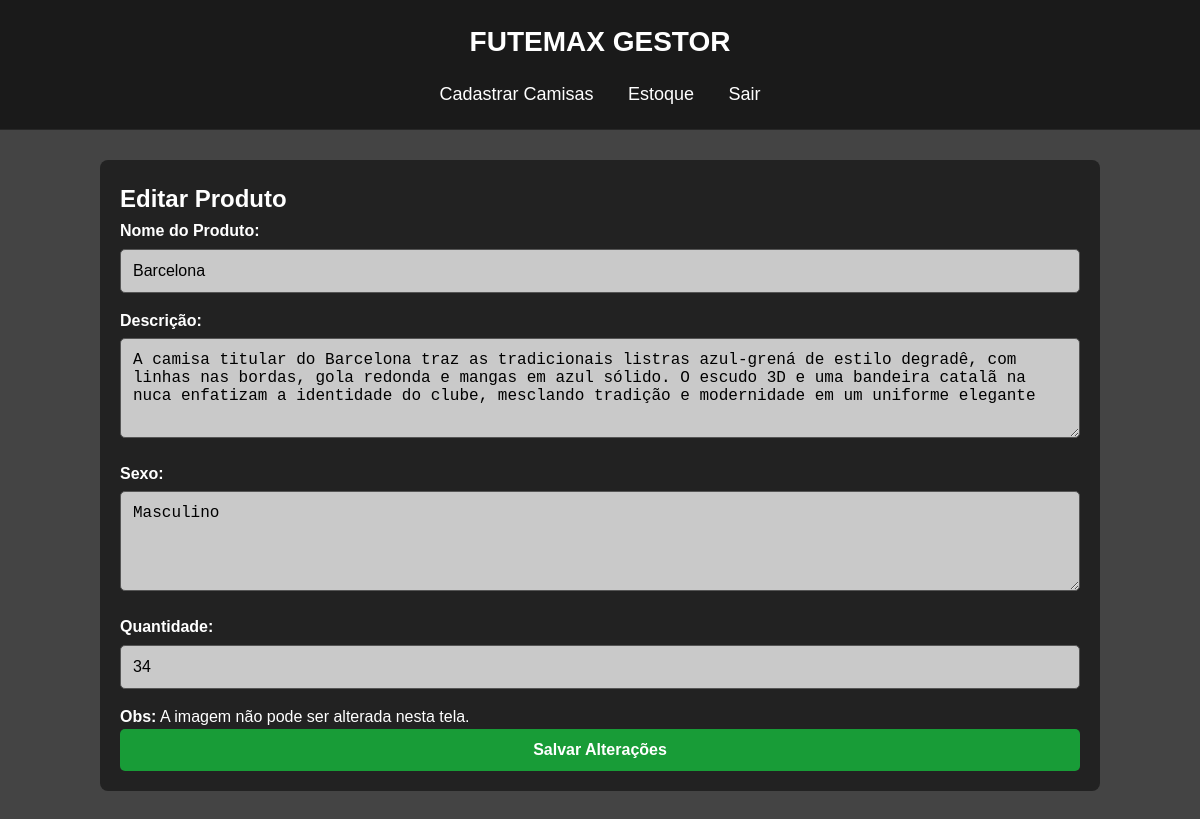
Page /editar.php?id=9 (signed in) on the committed database.
### tables this page shows
CREATE TABLE "produtos" (
	"id"	INTEGER,
	"nome"	TEXT NOT NULL,
	"descricao"	TEXT,
	"sexo"	TEXT,
	"quantidade"	INTEGER,
	"imagem"	TEXT,
	"id_usuario"	INTEGER,
	PRIMARY KEY("id" AUTOINCREMENT),
	FOREIGN KEY("id_usuario") REFERENCES "usuarios"("id")
);

### editar.php (the view, shortened to what this page needs)
<?php
require 'db.php';
$id = $_GET['id'] ?? null;
$stmt = $pdo->prepare("SELECT * FROM produtos WHERE id = ?");
$stmt->execute([$id]);
$produto = $stmt->fetch(PDO::FETCH_ASSOC);
?>
<!DOCTYPE html>
<html lang="pt-BR">
<head>
    <link rel="stylesheet" href="estilo.css">
</head>
<body>
    <?php include 'menu.php'; ?>
    <div class="container">
        <h2>Editar Produto</h2>
        <form method="post">
            <label for="nome">Nome do Produto:</label>
            <input type="text" id="nome" name="nome" value="<?= htmlspecialchars($produto['nome']) ?>" required>
            <label for="descricao">Descrição:</label>
            <textarea id="descricao" name="descricao"><?= htmlspecialchars($produto['descricao']) ?></textarea>
            <label for="sexo">Sexo:</label>
            <textarea id="sexo" name="sexo"><?= htmlspecialchars($produto['sexo']) ?></textarea>
            <label for="quantidade">Quantidade:</label>
            <input type="number" id="quantidade" name="quantidade" value="<?= htmlspecialchars($produto['quantidade']) ?>" required>
            <p><strong>Obs:</strong> A imagem não pode ser alterada nesta tela.</p>
            <button type="submit">Salvar Alterações</button>
        </form>
    </div>
</body>
</html>

### estilo.css (style rules this page uses)
* { box-sizing: border-box; margin: 0; padding: 0; }
body { font-family: Arial, Helvetica, sans-serif; color: white; background-color: #444; line-height: 1.6; }
.container { width: 90%; max-width: 1000px; margin: 30px auto; padding: 20px; background-color: #222; border-radius: 8px; }
label { display: block; text-align: left; margin-bottom: 5px; font-weight: bold; }
input[type="text"], input[type="password"], input[type="number"], input[type="file"], textarea { width: 100%; padding: 12px; margin-bottom: 15px; border-radius: 5px; border: 1px solid #555; background-color: #c9c9c9; color: black; font-size: 16px; }
textarea { resize: vertical; min-height: 100px; }
button, .button { width: 100%; padding: 12px 20px; background-color: #189c37; color: white; border: none; border-radius: 5px; cursor: pointer; font-size: 16px; font-weight: bold; transition: background-color 0.3s ease; }

### rows in the picture
produtos: nome "Barcelona", descricao "A camisa titular do Barcelona traz as tradicionais listras azul‑grená de estilo degradê, com linhas nas bordas, gola redonda e mangas em azul sólido. O escudo 3D e uma bandeira catalã na nuca enfatizam a identidade do clube, mesclando tradição e modernidade em um uniforme elegante", sexo "Masculino", quantidade "34"
